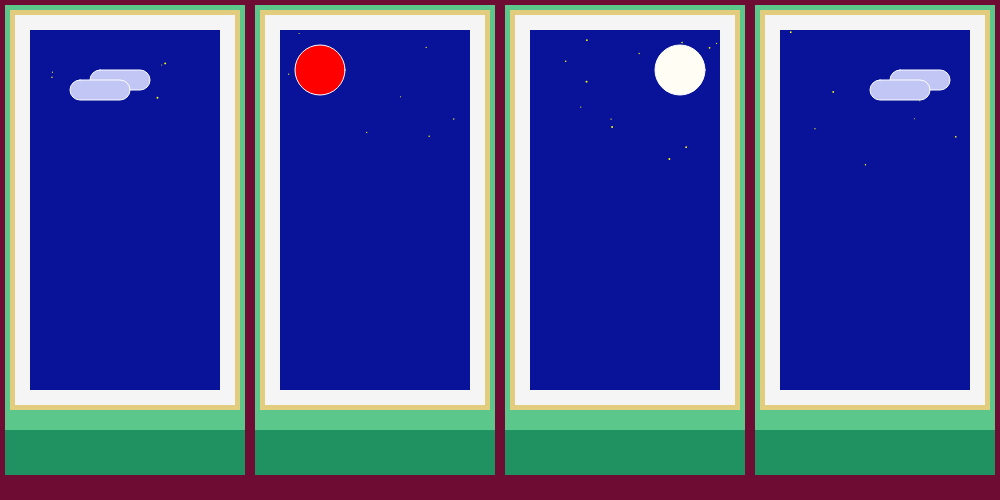
Frame 1 (no input)
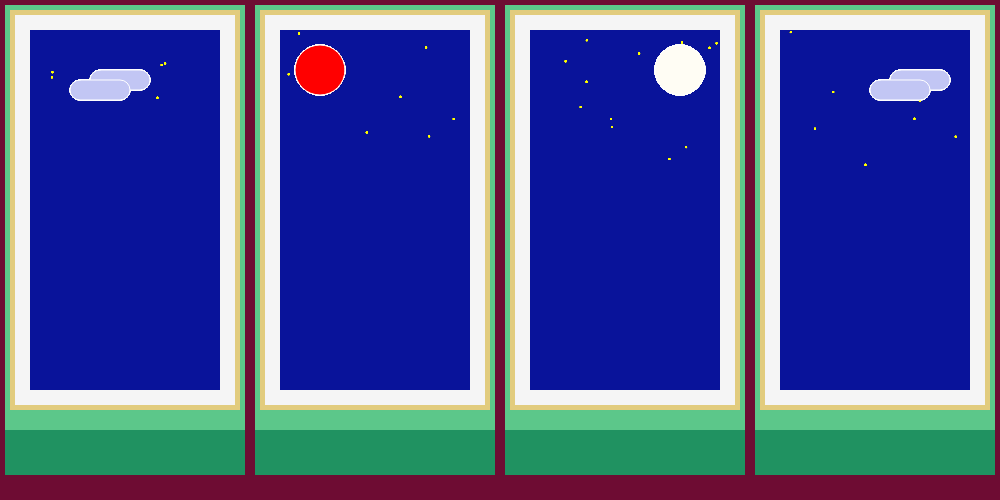
Frame 60 (no input)
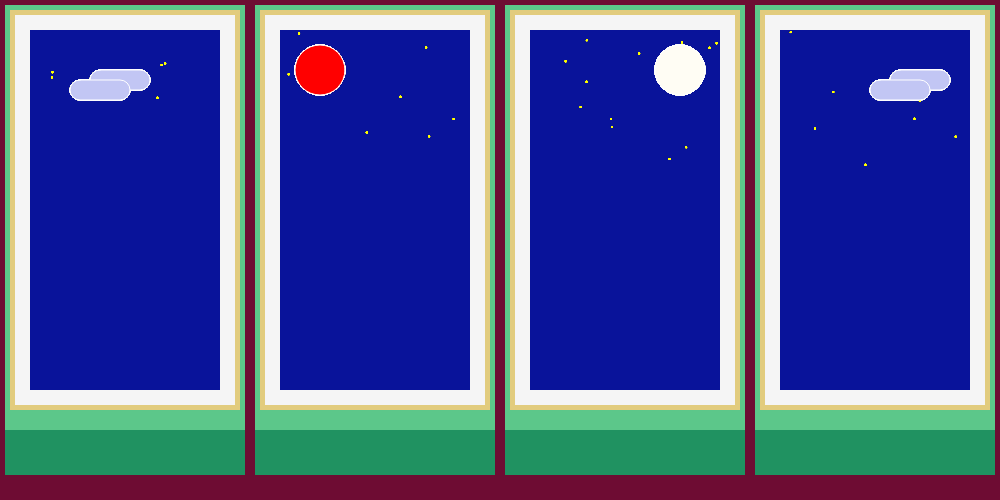
Frame 120 (the mouse pressed at the canvas centre since frame 60)

The p5.js sketch that drew these frames (run headless with seeded random() and noise() and a simulated clock; from frame 60 on, the mouse is pressed at the canvas centre):

// p5.js sketch
// ── sketch.js
let a;
let star = [];
let z = 0;

function setup() {
  canvas = createCanvas(1000, 500);
  canvas.position(windowWidth/2-1000/2,windowHeight/2-500/2);
  background(9, 19, 154);
  a = new Array(width);
  for (let j = 0; j < width; j++) {
    a[j] = new drew(
      color(194, 198, 244),
      40 * j,
      70 * j,
      120 * j,
      50 * j,

      int(30 + j * 10),
      int(50 + j * 10 * 0.5),
      20 + j * 20,
      int(random(65, 75)),

      random(0.4, 0.6)
    );
  }

  star = new Array(50);
  for (let i = 0; i < 50; i++) {
    star[i] = new stars(random(width), random(height / 3));
  }
}

function draw() {
  for (let i = 0; i < 50; i++) {
    star[i].shine();
  }
  
  //구름
  stroke(255);
  strokeWeight(1);
  fill(194, 198, 244);
  rect(90, 70, 60, 20, 50, 50, 50, 50);
  rect(70, 80, 60, 20, 30, 30, 30, 30);
  rect(90+800, 70, 60, 20, 30, 30, 30, 30);
  rect(70+800, 80, 60, 20, 30, 30, 30, 30);
 
  //달
  fill(255, 253, 244);
  circle(width - 320, 70, 50);
  //해
  fill(255, 0, 0);
  circle(320, 70, 50);
  for (let j = 0; j < width; j++) {
    a[j].draw();
  }

  //흰색 테두리
  noFill();
  strokeWeight(60);
  stroke(245);
  rect(0, 0, width / 4, height - 80);
  rect(width / 4, 0, width / 4, height - 80);
  rect((width / 4) * 2, 0, width / 4, height - 80);
  rect((width / 4) * 3, 0, width / 4, height - 80);

  //금색 테두리
  noFill();
  strokeWeight(30);
  stroke(226, 204, 126);
  rect(0, 0, width / 4, height - 80);
  rect(width / 4, 0, width / 4, height - 80);
  rect((width / 4) * 2, 0, width / 4, height - 80);
  rect((width / 4) * 3, 0, width / 4, height - 80);

  //연두 테두리
  noFill();
  strokeWeight(20);
  stroke(92, 199, 138);
  rect(0, 0, width / 4, height);
  rect(width / 4, 0, width / 4, height);
  rect((width / 4) * 2, 0, width / 4, height);
  rect((width / 4) * 3, 0, width / 4, height);
  //밑에연두네모
  fill(32, 146, 97);
  rect(-10, 420, width + 20, 80);

  // 자주색 테두리
  noFill();
  strokeWeight(10);
  stroke(110, 12, 51);
  rect(0, 0, width / 4, height);
  rect(width / 4, 0, width / 4, height);
  rect((width / 4) * 2, 0, width / 4, height);
  rect((width / 4) * 3, 0, width / 4, height);

  //밑에자주색네모
  fill(110, 12, 51);
  rect(0, 480, width, 80);
}

class drew {
  constructor(_col, _num1, _num2, _num3, _num4, _d1, _d2, _d3, _d4, _zs) {
    this.zs = 0;
    this.col = _col;
    this.num1 = _num1;
    this.num2 = _num2;
    this.num3 = _num3;
    this.num4 = _num4;
    this.d1 = _d1;
    this.d2 = _d2;
    this.d3 = _d3;
    this.d4 = _d4;
    this.zs = _zs;
  }

  draw() {
    push();
    translate(999, 399);
    rotate(91.1);
    fill(10, 112, 65, 40);
    console.log(z);
    stroke(this.col, z / 5);
    strokeWeight(1.5);
    
    //4번째
    if (
      mouseX > this.num1 - this.d1 / 2 &&
      mouseX < this.num1 + this.d1 / 2
    ) {
      if (mouseX > 0 && mouseX < width / 4) {
        // bezier( this.num1,  0, 300, z, 0, z, this.num1+800 ,  0);
        arc(this.num1, 0, this.d1, z, radians(0), radians(180));
        
        z = mouseY * this.zs;
      }
    }
    //3
    if (
      mouseX > this.num2 - this.d2 / 2 &&
      mouseX < this.num2 + this.d2 / 2
    ) {
      if (mouseX > width / 4 && mouseX < (width / 4) * 2) {
        arc(this.num2, 0, this.d2, z, radians(0), radians(180));
        z = mouseY * 1;
      }
    }
    //2
    if (
      mouseX > this.num3 - this.d3 / 2 &&
      mouseX < this.num3 + this.d3 / 2
    ) {
      if (mouseX > (width / 4) * 2 && mouseX < (width / 4) * 3) {
        arc(this.num3, 0, this.d3 + 30, z, radians(0), radians(180));
        z = mouseY * 0.3;
      }
    }
    //1
    if (
      mouseX > this.num4 - this.d4 / 2 &&
      mouseX < this.num4 + this.d4 / 2
    ) {
      if (mouseX > (width / 4) * 3 && mouseX < width) {
         arc(this.num4, 0, this.d4, z, radians(0), radians(180));
        

        z = mouseY * 0.5;
      }
    }
    pop();
  }
}

class stars {
  constructor(_x, _y) {
    this.x = _x;
    this.y = _y;
  }

  shine() {
    fill("yellow");
    noStroke();
    circle(this.x, this.y, random(1, 2));
  }
}
